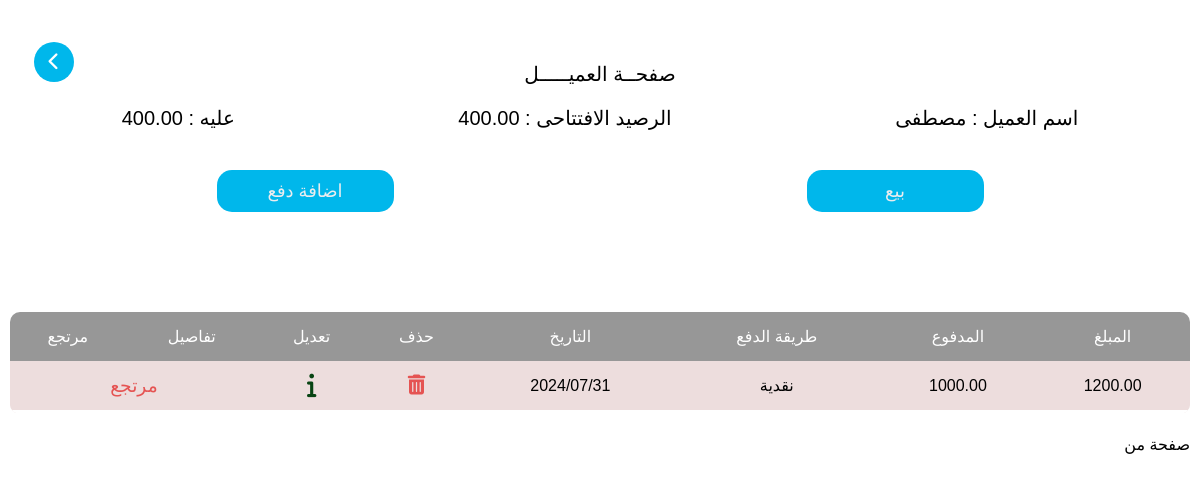
Page /clientpage/3 (signed in) on the committed database.
### user/models.py (models this page shows, shortened)
class Client(models.Model):
    name = models.CharField(max_length=100,blank=True, null=True)
    phone = models.CharField(max_length=100, blank=True, null=True)
    opening_balance = models.DecimalField(max_digits=15, decimal_places=2, blank=True, null=True)
    notes = models.CharField(max_length=100, blank=True, null=True)
    @property
    def rest(self):
        total_remain = self.sale_set.aggregate(models.Sum('remain'))['remain__sum'] or 0
        total_payments = self.payment_set.aggregate(models.Sum('paid_money'))['paid_money__sum'] or 0
        return (total_remain + self.opening_balance) - total_payments

class Restore(models.Model):
    client = models.ForeignKey(Client, on_delete=models.CASCADE, null=True, blank=True)
    item = models.ForeignKey(Item, on_delete=models.CASCADE, null=True)
    client_name = models.CharField(max_length=100, blank=True, null=True)
    client_phone = models.CharField(max_length=100, blank=True, null=True)
    crash = models.CharField(max_length=100, blank=True, null=True)
    status = models.CharField(max_length=100, blank=True, null=True, default="مباع")
    method = models.CharField(max_length=100, choices=(('محفظة', 'محفظة'), ('نقدية', 'نقدية')), default='نقدية')  # Use choices for 'method'
    date = models.DateTimeField(blank=True, null=True)
    sale_quantity = models.PositiveIntegerField(blank=True, null=True)
    sale_price = models.DecimalField(max_digits=10, decimal_places=2, blank=True, null=True)
    total = models.DecimalField(max_digits=10, decimal_places=2, blank=True, null=True)
    paid = models.DecimalField(max_digits=10, decimal_places=2, blank=True, null=True)
    remain = models.DecimalField(max_digits=10, decimal_places=2, blank=True, null=True)

### user/views.py (the view, shortened to what this page needs)
# urls.py: path('clientpage/<int:id>',views.client_page, name='clientpage' ),
@login_required(login_url="login")
def client_page(request, id):
    items = Item.objects.all()
    client = get_object_or_404(Client, id=id)
    sales = Sale.objects.filter(client=client).order_by("-date")
    sales_by_date = Sale.objects.filter(client=client).values('date').annotate(
    total_meal=Sum('sale_price')
    )
    restores = Restore.objects.filter(client=client).order_by("-date")
    payments = Payment.objects.filter(client=client).order_by('-date')
    context = {"client": client, "sales": sales, "items":items,'sales_by_date': sales_by_date, 'payments':payments, 'restores':restores}
    return render(request, "clientpage.html", context)

### templates/clientpage.html (shortened to what this page needs)
{% load static %}
<!DOCTYPE html>
<html lang="en">
<head>
    <link rel="stylesheet" href=" {% static "css/style.css" %} ">
    <link rel="stylesheet" href=" {% static "css/all.min.css" %} ">
    <link rel="stylesheet" href=" {% static "css/fontawesome.min.css" %} ">
</head>
<body>
    <div class="backcon">
        <a href="{% url "clients" %}" class="backbtn"><i class="fa-solid fa-chevron-left"></i></a>
        <div class="leftcon" style="width: 100%;">
            <div class="status">
                <h2>صفحــة العميـــــل </h2>
                <div style="width: 100%;display: flex;justify-content: space-around;align-items: center;padding: 20px 0;">
                <h2>اسم العميل : <span>{{client.name}}</span></h2>
                <h2>الرصيد الافتتاحى : <span>{{client.opening_balance}}</span></h2>
                <h2>عليه : <span>{{client.rest}}</span></h2>
                </div>
                <div style="width: 100%;display: flex;justify-content: space-around;align-items: center;padding: 20px 0;">
                    <button class="sellbtn" id="billbtn"  metadata='
                    <form method="POST" style="width: 100%;display: flex;align-items: center;justify-content: center;flex-direction: column;">
                        {% csrf_token %}
                            <h3 style="color:#3D4B64;">تفاصيل البيع</h3>
                        <div class="addsell" style="display:flex; align-items:start;flex-direction:column;">
                            <ul style="width:100%;">
                                <li>اسم العميل : <input name="client_name" type="text" value="{{client.name}}" readonly style="outline:none;border:none;font-size:20px;"></li>
                                <li>رقم التليفون : <span>{{client.phone}}</span></li>
                            </ul>
                            <div style="width:100%; display:flex;align-items:center;justify-content:center;flex-direction:row;gap:10px;position:relative;padding-top:60px;">
                                <input type="hidden" name="id" id="itemID" value="" >
                                <div class="wraper" style="width:30%;position:absolute; top:0;z-index:1000;">
                                    <div class="first">
                                        <input onfocus="selection()" type="text" name="item" id="prod_input"  class="search_bar"  >
                                        <span>اسم المنتج</span>
                                    </div>
                                    <div class="search_res" id="search_res">
                                        <table id="suplliersull" style="padding:0;margin:0;width:100%;">
                                            <th></th>
                                            <th></th>
                                            <tbody id="suplliersul">
                                                {% for item in items %}
                                                <tr style="width:100%;user-select:none;">
                                                    <td metakind="{{item.kind.name}}" metaprice="{{item.price}}" metaid="{{item.id}}" style="font-size:15px;">{{item.name}}</td>
                                                    <td style="font-size:15px;">{{item.kind.name}}</td>
                                                    <td style="font-size:15px;">{{item.quantity}}</td>
                                                </tr>
                                                {% endfor %}
                                            </tbody>
                                        </table>
                                    </div>
                                </div>
                                <div class="wraper" style="width: 50%;margin:10px;">
                                    <div class="second">
                                        <input value="" name="kind" type="text" id="kind_input" class="search_bar" readonly >
                                        <span>النوع</span>
                                    </div>
                                </div>
                                <div class="wraper" style="width: 50%;">
                                    <div class="second">
                                        <input name= "date" value="" type="date" id="date_input" class="search_bar" >
                                        <span>التاريخ</span>
                                    </div>
                                </div>
                                <div class="wraper" style="width: 50%;margin:10px;">
                                    <div class="second">
                                        <input name= "sale_quantity" value="" type="number" id="quant_input" class="search_bar" >
                                        <span>الكمية</span>
                                    </div>
                                </div>
                                <div class="wraper" style="width: 50%;margin:10px;">
                                    <div class="second">
                                        <input name= "sale_price" value="" type="number" id="price_input" class="search_bar" >
                                        <span>السعر</span>
                                    </div>
                                </div>
                                <div class="wraper" style="width: 50%;margin:10px;">
                                    <div class="second">
                                        <input name= "paid" value="0" type="number" id="pay_input" class="search_bar" >
                                        <span>دفع</span>
                                    </div>
                                </div>
                                <div class="wraper" style="width: 70%;margin:10px;">
                                    <div class="second">
                                        <select name="method"  style="font-size:18px;" id="search_bar" class="search_bar">
                                            <option style="font-size:18px;" value="نقدية">نقدية</option>
                                            <option style="font-size:18px;" value="محفظة">محفظة</option>
                                        </select>
                                        <span>طريقة الدفع</span>
                                    </div>
                                </div>
                            </div>
                        </div>
                        <button name="sell2" class="sellbtn" id="billmakebtn">اضافة</button>
                    </form>'>بيع</button>
                    <button class="sellbtn" id="billbtn"  metadata='
                    <form method="POST" style="width: 100%;display: flex;align-items: center;justify-content: center;flex-direction: column;">
                        {% csrf_token %}
                            <h3 style="color:#3D4B64;">اضافة دفع</h3>
                        <div class="addsell" style="display:flex; align-items:start;flex-direction:column;">
                            <ul style="width:100%;">
                                <li>اسم العميل : <input name="client_name" type="text" value="{{client.name}}" readonly style="outline:none;border:none;font-size:20px;"></li>
                                <li>رقم التليفون : <span>{{client.phone}}</span></li>
                                <li>عليه: <span>{{client.rest}}</span></li>
                            </ul>
                            <div style="width:100%; display:flex;align-items:center;justify-content:center;flex-direction:row;gap:10px;position:relative;padding-top:60px;">
                                <div class="wraper" style="width: 50%;">
                                    <div class="second">
                                        <input name= "date" value="" type="date" id="date_input" class="search_bar" >
                                        <span>التاريخ</span>
                                    </div>
                                </div>
                                <div class="wraper" style="width: 50%;margin:10px;">
                                    <div class="second">
                                        <input name= "paid" value="" type="number" id="price_input" class="search_bar" >
                                        <span>المبلغ</span>
                                    </div>
                                </div>
                                <div class="wraper" style="width: 70%;margin:10px;">
                                    <div class="second">
                                        <select name="method"  style="font-size:18px;" id="search_bar" class="search_bar">
                                            <option style="font-size:18px;" value="نقدية">نقدية</option>
                                            <option style="font-size:18px;" value="محفظة">محفظة</option>
                                        </select>
                                        <span>طريقة الدفع</span>
                                    </div>
                                </div>
                            </div>
                        </div>
                        <button name="addPayment" class="sellbtn" id="billmakebtn">اضافة</button>
                    </form>'>اضافة دفع</button>
                </div>
            </div>
            <div class="status">
                <div style="width: 100%; overflow: scroll;">
                    {% if sales or restores or payments %}
                    <table class="sellstable" id="myTable">
                        <thead>
                            <tr>
                                <th>المبلغ</th>
                                <th>المدفوع</th>
                                <th>طريقة الدفع</th>
                                <th>التاريخ</th>
                                <th>حذف</th>
                                <th>تعديل</th>
                                <th>تفاصيل</th>
                                <th>مرتجع</th>
                            </tr>
                        </thead>
                        <tbody>
                            {% for restore in restores %}
                            <tr style="background-color: #eddddd;">
                                <td>{{restore.total}}</td>
                                <td>{{restore.paid}}</td>
                                <td>{{restore.method}}</td>
                                <td>{{restore.date|date:"20y/m/d"}}</td>
                                <td><button class="sellsdel" id="sellsdel" metadata='
                                    <form method="POST" action="{% url "restoreDelete" restore.id %}" style="width: 100%;display: flex;align-items: center;justify-content: center;flex-direction: column;">
                                        {% csrf_token %}
                                        <div class="addsell" style="padding: 20px;flex-direction:column;">
                                            <h3 style="color:#3D4B64;">حذف عملية بيع</h3>
                                            <br>
                                            <i class="fa-regular fa-trash-can" style="color: #ff3333;font-size: 100px;"></i>
                                            <br>
                                        </div>
                                        <button name="restoreDelete" class="sellbtn">حذف</button>
                                    </form>
                                    '><i class="fa-solid fa-trash-can"></i></button></td>
                                    <td><button class="sellinfo" id="sellsup" metadata='
                                        <form method="post" action="" style="width: 100%;display: flex;align-items: center;justify-content: center;flex-direction: column;">
                                            <h3 style="color:#3D4B64;">تفاصيل البيع</h3>
                                            <div class="addsell">
                                                <ul>
                                                    <li>اسم المنتج : <span>{{restore.item.name}}</span></li>
                                                    <li>النوع : <span>{{restore.item.kind.name}}</span></li>
                                                    <li>الماركة : <span>{{restore.item.prand}}</span></li>
                                                    <li>سعر بيع المنتج : <span>{{restore.sale_price}}</span></li>
                                                    <li> الكمية المباعة : <span>{{restore.sale_quantity}}</span></li>
                                                    <li> اجمالي التكلفة : <span>{{restore.total}}</span></li>
                                                </ul>
                                            </div>
                                    '><i class="fa-solid fa-info"></i></button></td>
                                    <td colspan="2"> <h3 style="color: #e55352;">مرتجع</h3></td>
                            </tr>
                            {% endfor %}
                        </tbody>
                    </table>
                </div>
                <div class="btnnav">
                        <div>
                            <p>صفحة {{ sales.number }} من {{ sales.paginator.num_pages }}</p>
                    </div>
                </div>
                {% else %}
                <h2 style="width: 100%;text-align: center;color: #02CBF2;margin-bottom: 20px;">لا يوجد مبيعات</h2>
                {% endif %}    </div>
        </div>
    </div>
</body>
</html>

### rows in the picture
Client: name "مصطفى", opening_balance "400.00", rest "400.00"
Restore: total "1200.00", paid "1000.00", method "نقدية", date "2024/07/31"
